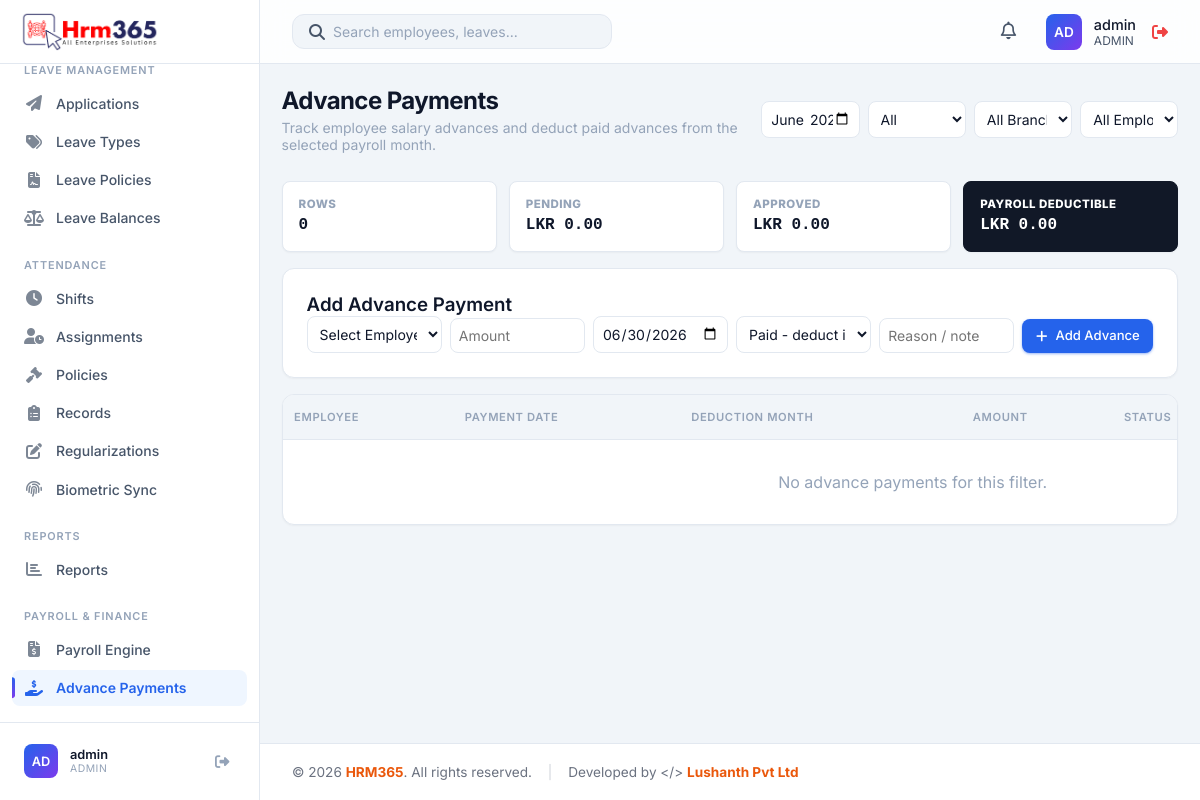
Page /modules/advance_payments/index.php (signed in) on the committed database.
### tables this page shows
CREATE TABLE IF NOT EXISTS users (
    id INT AUTO_INCREMENT PRIMARY KEY,
    username VARCHAR(50) NOT NULL UNIQUE,
    password VARCHAR(255) NOT NULL,
    full_name VARCHAR(100),
    phone VARCHAR(30),
    role ENUM('admin', 'HR', 'manager', 'employee') DEFAULT 'employee',
    status ENUM('Active', 'Inactive') DEFAULT 'Active',
    language VARCHAR(20) DEFAULT 'English',
    department VARCHAR(50),
    employee_id INT NULL,
    created_at TIMESTAMP DEFAULT CURRENT_TIMESTAMP,
    FOREIGN KEY (employee_id) REFERENCES employees(id) ON DELETE CASCADE,
    UNIQUE KEY unique_employee_login (employee_id)
);

CREATE TABLE IF NOT EXISTS system_settings (
    setting_key VARCHAR(50) PRIMARY KEY,
    setting_value TEXT NOT NULL,
    updated_at TIMESTAMP DEFAULT CURRENT_TIMESTAMP ON UPDATE CURRENT_TIMESTAMP
);

### includes/db.php (called while the page is built, shortened)
<?php
if (!function_exists('app_url')) {
    function app_url(string $path = ''): string
    {
        $base = APP_BASE_URL;
        $path = ltrim($path, '/');
        if ($base === '') {
            return '/' . $path;
        }
        return $path === '' ? $base : $base . '/' . $path;
    }
}
?>

### includes/auth.php (called while the page is built, shortened)
<?php
require_once __DIR__ . '/db.php';
$currentUser = [
    'id' => $_SESSION['user_id'],
    'username' => $_SESSION['username'],
    'role' => $_SESSION['role'] ?? 'employee',
    'employee_id' => $_SESSION['employee_id'] ?? null,
    'department' => null,
    'first_name' => null,
    'last_name' => null,
    'profile_photo' => null
];
$userStmt = $pdo->prepare("SELECT username, role, full_name, employee_id, department FROM users WHERE id = ? AND status = 'Active'");
$userStmt->execute([$currentUser['id']]);
?>

### modules/advance_payments/index.php (the view, shortened to what this page needs)
<?php
require_once '../../includes/db.php';
require_once '../../includes/auth.php';
$currency = $pdo->query("SELECT setting_value FROM system_settings WHERE setting_key = 'currency'")->fetchColumn() ?: 'LKR';
$month_filter = isset($_GET['month']) && preg_match('/^\d{4}-\d{2}$/', $_GET['month']) ? $_GET['month'] : date('Y-m');
$status_filter = $_GET['status'] ?? 'All';
$where = ["a.deduction_month = ?"];
$params = [$month_filter];
$whereSql = 'WHERE ' . implode(' AND ', $where);
$stmt = $pdo->prepare("
    SELECT a.*, e.first_name, e.last_name, e.employee_code, b.name AS branch_name,
           cu.username AS created_by_name, au.username AS approved_by_name, pu.username AS paid_by_name
    FROM advance_payments a
    JOIN employees e ON e.id = a.employee_id
    LEFT JOIN branches b ON b.id = e.branch_id
    LEFT JOIN users cu ON cu.id = a.created_by
    LEFT JOIN users au ON au.id = a.approved_by
    LEFT JOIN users pu ON pu.id = a.paid_by
    {$whereSql}
    ORDER BY a.payment_date DESC, a.created_at DESC
");
$stmt->execute($params);
$advances = $stmt->fetchAll();
$totals = ['Pending' => 0.00, 'Approved' => 0.00, 'Paid' => 0.00, 'Cancelled' => 0.00];
$totalRows = count($advances);
include '../../includes/header.php';
?>
<div class="page-header">
    <div>
        <h1 class="page-title">Advance Payments</h1>
        <div class="page-subtitle">Track employee salary advances and deduct paid advances from the selected payroll month.</div>
    </div>
    <div class="page-header-actions">
        <form action="" method="GET" class="page-filter-form">
            <input type="month" name="month" value="<?php echo htmlspecialchars($month_filter); ?>" onchange="this.form.submit()" class="page-control">
            <select name="status" onchange="this.form.submit()" class="page-control">
                <?php foreach (['All', 'Pending', 'Approved', 'Paid', 'Cancelled'] as $status): ?>
                    <option value="<?php echo $status; ?>" <?php echo $status_filter === $status ? 'selected' : ''; ?>><?php echo $status; ?></option>
                <?php endforeach; ?>
            </select>
            <?php if (in_array($currentUser['role'], ['admin', 'HR'], true)): ?>
                <select name="branch_id" onchange="this.form.submit()" class="page-control">
                    <option value="0">All Branches</option>
                </select>
                <select name="employee_id" onchange="this.form.submit()" class="page-control">
                    <option value="0">All Employees</option>
                </select>
            <?php endif; ?>
        </form>
    </div>
</div>
<div class="payroll-summary-grid">
    <div class="payroll-summary-item"><span>Rows</span><strong><?php echo number_format($totalRows); ?></strong></div>
    <div class="payroll-summary-item"><span>Pending</span><strong><?php echo htmlspecialchars($currency); ?> <?php echo number_format($totals['Pending'], 2); ?></strong></div>
    <div class="payroll-summary-item"><span>Approved</span><strong><?php echo htmlspecialchars($currency); ?> <?php echo number_format($totals['Approved'], 2); ?></strong></div>
    <div class="payroll-summary-item payroll-summary-net"><span>Payroll Deductible</span><strong><?php echo htmlspecialchars($currency); ?> <?php echo number_format($totals['Paid'], 2); ?></strong></div>
</div>
<?php if (in_array($currentUser['role'], ['admin', 'HR'], true)): ?>
    <div class="card" style="margin-bottom: 1rem;">
        <h3 style="margin-top: 0;">Add Advance Payment</h3>
        <form action="save.php" method="POST" class="page-filter-form" style="align-items: end;">
            <select name="employee_id" required class="page-control">
                <option value="">Select Employee</option>
            </select>
            <input type="number" step="0.01" min="0.01" name="amount" placeholder="Amount" required class="page-control">
            <input type="date" name="payment_date" value="<?php echo date('Y-m-d'); ?>" required class="page-control">
            <select name="status" class="page-control">
                <option value="Paid">Paid - deduct in payroll</option>
            </select>
            <input type="text" name="reason" placeholder="Reason / note" class="page-control">
            <button type="submit" class="btn btn-primary"><i class="fas fa-plus"></i> Add Advance</button>
        </form>
    </div>
<?php endif; ?>
<div class="card payroll-card">
    <div class="table-container">
        <table class="table payroll-table">
            <thead>
                <tr>
                    <th>Employee</th>
                    <th>Payment Date</th>
                    <th>Deduction Month</th>
                    <th class="payroll-money-col">Amount</th>
                    <th>Status</th>
                </tr>
            </thead>
            <tbody>
                <?php if (empty($advances)): ?>
                    <tr><td colspan="7" style="text-align: center; color: var(--text-muted); padding: 2rem;">No advance payments for this filter.</td></tr>
                <?php endif; ?>
            </tbody>
        </table>
    </div>
</div>
<?php include '../../includes/footer.php'; ?>

### includes/header.php (shortened to what this page needs)
<?php
require_once __DIR__ . '/auth.php';
require_once __DIR__ . '/avatar.php';
$stylesheetPath = __DIR__ . '/../css/styles.css';
$stylesheetVersion = is_file($stylesheetPath) ? filemtime($stylesheetPath) : time();
?>
<!DOCTYPE html>
<html lang="en">
<head>
    <link rel="stylesheet" href="<?php echo app_url('css/styles.css'); ?>?v=<?php echo $stylesheetVersion; ?>">
    <link rel="stylesheet" href="https://cdnjs.cloudflare.com/ajax/libs/font-awesome/6.4.0/css/all.min.css">
</head>
<body>
    <?php include 'sidebar.php'; ?>
    <div class="main-wrapper" style="display: flex; flex-direction: column; flex: 1; min-height: 100vh; width: 100%;">
        <header class="top-header">
            <div class="header-search">
                <i class="fas fa-search text-secondary"></i>
                <input type="text" id="globalSearchInput" placeholder="Search employees, leaves..." autocomplete="off">
            </div>
            <div class="header-actions">
                <div class="notification-menu">
                    <button type="button" class="action-btn notification-toggle" title="Notifications" aria-expanded="false" aria-controls="notificationDropdown">
                        <i class="far fa-bell"></i>
                    </button>
                </div>
                <div class="user-profile" style="display: flex; align-items: center; gap: 1rem;">
                    <a href="<?php echo app_url('profile.php'); ?>" style="display: flex; align-items: center; gap: 0.75rem; text-decoration: none; color: inherit;">
                        <?php echo render_avatar($currentUser['first_name'] ?? null, $currentUser['last_name'] ?? null, $currentUser['profile_photo'] ?? null, $currentUser['username']); ?>
                        <div class="user-info">
                            <div style="font-size: 0.9rem; font-weight: 500; color: var(--text-primary);">
                                <?php echo htmlspecialchars($_SESSION['full_name'] ?? $currentUser['username']); ?>
                            </div>
                            <div style="font-size: 0.75rem; color: var(--text-secondary); text-transform: uppercase;">
                                <?php echo htmlspecialchars($currentUser['role']); ?>
                            </div>
                        </div>
                    </a>
                    <a href="<?php echo app_url('logout.php'); ?>" style="color: var(--accent-danger);" title="Logout"><i class="fas fa-sign-out-alt"></i></a>
                </div>
            </div>
        </header>
        <main class="content-area">

### includes/sidebar.php (shortened to what this page needs)
<?php
require_once __DIR__ . '/avatar.php';
?>
<aside class="sidebar">
    <div class="sidebar-header">
        <a href="<?php echo app_url('modules/dashboard/index.php'); ?>" class="sidebar-logo" style="justify-content: center; padding: 1rem 0;">
            <div class="logo-icon" style="display: flex; align-items: center; justify-content: center;">
                <img src="<?php echo app_url('LOGO.png'); ?>" alt="Logo" style="max-width: 140px; height: auto;">
            </div>
        </a>
    </div>
    <nav class="sidebar-nav" id="sidebarNav">
        <?php $uri = $_SERVER['REQUEST_URI']; ?>
        <div class="nav-section-label">Leave Management</div>
        <a href="<?php echo app_url('modules/leave_applications/index.php'); ?>" class="nav-item <?php echo strpos($uri, '/modules/leave_applications') !== false ? 'active' : ''; ?>">
            <i class="fas fa-paper-plane nav-icon"></i>
            <span>Applications</span>
        </a>
        <a href="<?php echo app_url('modules/leave_types/index.php'); ?>" class="nav-item <?php echo strpos($uri, '/modules/leave_types') !== false ? 'active' : ''; ?>">
            <i class="fas fa-tags nav-icon"></i>
            <span>Leave Types</span>
        </a>
        <a href="<?php echo app_url('modules/leave_policies/index.php'); ?>" class="nav-item <?php echo strpos($uri, '/modules/leave_policies') !== false ? 'active' : ''; ?>">
            <i class="fas fa-file-contract nav-icon"></i>
            <span>Leave Policies</span>
        </a>
        <a href="<?php echo app_url('modules/leave_balances/index.php'); ?>" class="nav-item <?php echo strpos($uri, '/modules/leave_balances') !== false ? 'active' : ''; ?>">
            <i class="fas fa-balance-scale nav-icon"></i>
            <span>Leave Balances</span>
        </a>
        <div class="nav-section-label">Attendance</div>
        <?php if (in_array($currentUser['role'], ['admin', 'HR'])): ?>
        <a href="<?php echo app_url('modules/shifts/index.php'); ?>" class="nav-item <?php echo strpos($uri, '/modules/shifts') !== false ? 'active' : ''; ?>">
            <i class="fas fa-clock nav-icon"></i>
            <span>Shifts</span>
        </a>
        <a href="<?php echo app_url('modules/attendance_assignments/index.php'); ?>" class="nav-item <?php echo strpos($uri, '/modules/attendance_assignments') !== false ? 'active' : ''; ?>">
            <i class="fas fa-user-clock nav-icon"></i>
            <span>Assignments</span>
        </a>
        <a href="<?php echo app_url('modules/attendance_policies/index.php'); ?>" class="nav-item <?php echo strpos($uri, '/modules/attendance_policies') !== false ? 'active' : ''; ?>">
            <i class="fas fa-gavel nav-icon"></i>
            <span>Policies</span>
        </a>
        <?php endif; ?>
        <a href="<?php echo app_url('modules/attendance_records/index.php'); ?>" class="nav-item <?php echo strpos($uri, '/modules/attendance_records') !== false ? 'active' : ''; ?>">
            <i class="fas fa-clipboard-list nav-icon"></i>
            <span>Records</span>
        </a>
        <a href="<?php echo app_url('modules/regularizations/index.php'); ?>" class="nav-item <?php echo strpos($uri, '/modules/regularizations') !== false ? 'active' : ''; ?>">
            <i class="fas fa-edit nav-icon"></i>
            <span>Regularizations</span>
        </a>
        <?php if (in_array($currentUser['role'], ['admin', 'HR'])): ?>
        <a href="<?php echo app_url('modules/biometric_records/index.php'); ?>" class="nav-item <?php echo strpos($uri, '/modules/biometric_records') !== false ? 'active' : ''; ?>">
            <i class="fas fa-fingerprint nav-icon"></i>
            <span>Biometric Sync</span>
        </a>
        <?php endif; ?>
        <div class="nav-section-label">Reports</div>
        <a href="<?php echo app_url('modules/reports/index.php'); ?>" class="nav-item <?php echo strpos($uri, '/modules/reports') !== false ? 'active' : ''; ?>">
            <i class="fas fa-chart-bar nav-icon"></i>
            <span>Reports</span>
        </a>
        <?php if (in_array($currentUser['role'], ['admin', 'HR', 'employee'])): ?>
        <div class="nav-section-label">Payroll & Finance</div>
        <a href="<?php echo app_url('modules/payroll/index.php'); ?>" class="nav-item <?php echo strpos($uri, '/modules/payroll') !== false ? 'active' : ''; ?>">
            <i class="fas fa-file-invoice-dollar nav-icon"></i>
            <span>Payroll Engine</span>
        </a>
        <a href="<?php echo app_url('modules/advance_payments/index.php'); ?>" class="nav-item <?php echo strpos($uri, '/modules/advance_payments') !== false ? 'active' : ''; ?>">
            <i class="fas fa-hand-holding-usd nav-icon"></i>
            <span>Advance Payments</span>
        </a>
        <?php endif; ?>
        <?php if (in_array($currentUser['role'], ['admin', 'HR'])): ?>
        <div class="nav-section-label">System</div>
        <?php endif; ?>
    </nav>
    <div class="sidebar-footer">
        <div class="sidebar-user">
            <?php echo render_avatar($currentUser['first_name'] ?? null, $currentUser['last_name'] ?? null, $currentUser['profile_photo'] ?? null, $currentUser['username']); ?>
            <div class="sidebar-user-info">
                <div class="sidebar-user-name"><?php echo htmlspecialchars($_SESSION['full_name'] ?? $currentUser['username']); ?></div>
                <div class="sidebar-user-role"><?php echo htmlspecialchars($currentUser['role']); ?></div>
            </div>
            <a href="<?php echo app_url('logout.php'); ?>" class="sidebar-logout" title="Logout"><i class="fas fa-sign-out-alt"></i></a>
        </div>
    </div>
</aside>

### includes/avatar.php (shortened to what this page needs)
<?php
function profile_photo_url(?string $path): ?string
{
    if (empty($path)) {
        return null;
    }
    $relative = ltrim(str_replace('\\', '/', $path), '/');
    $absolute = realpath(__DIR__ . '/../' . str_replace('/', DIRECTORY_SEPARATOR, $relative));
    return app_url($relative) . '?v=' . filemtime($absolute);
}
function avatar_initials(?string $first, ?string $last, ?string $fallback = ''): string
{
    $first = trim((string) $first);
    $last = trim((string) $last);
    $fallback = trim($fallback);
    return strtoupper(substr($fallback !== '' ? $fallback : 'U', 0, 2));
}
function render_avatar(?string $first, ?string $last, ?string $photoPath, ?string $fallback = '', string $class = 'avatar', string $style = ''): string
{
    $url = profile_photo_url($photoPath);
    $label = trim(trim((string) $first) . ' ' . trim((string) $last));
    if ($label === '') {
        $label = $fallback ?: 'User';
    }
    $styleAttr = $style !== '' ? ' style="' . htmlspecialchars($style, ENT_QUOTES, 'UTF-8') . '"' : '';
    $classAttr = htmlspecialchars($class, ENT_QUOTES, 'UTF-8');
    $titleAttr = htmlspecialchars($label, ENT_QUOTES, 'UTF-8');
    return '<div class="' . $classAttr . '"' . $styleAttr . ' title="' . $titleAttr . '">' . htmlspecialchars(avatar_initials($first, $last, $fallback), ENT_QUOTES, 'UTF-8') . '</div>';
}

### rows in the picture
users: role "AD AD", username "admin", role "ADMIN"
system_settings: setting_value "LKR"

### other values in the picture
$totalRows "0"
$totals['Pending'] "0.00"
$totals['Approved'] "0.00"
$totals['Paid'] "0.00"
form field status "All"
